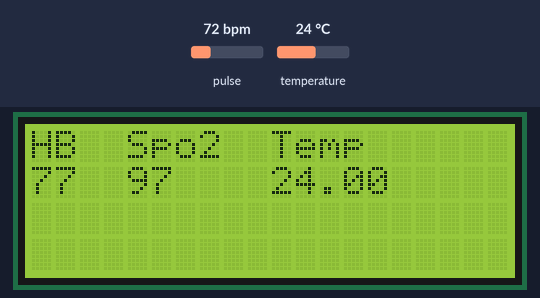
Recording of a sketch running on a simulated ESP32. Parts: 20×4 character LCD. The inputs (shaded band) are chosen by the test bench; at power-on: temperature 24 °C, pulse 72 bpm. WiFi joins after 1.5 s; servers stay silent unless stated; random numbers use the default seed unless the sketch sets one; what the sketch prints to the serial monitor is not drawn.

Above: at 3.0 s.
3.1 s: temperature set to 12 °C
At 4.4 s:
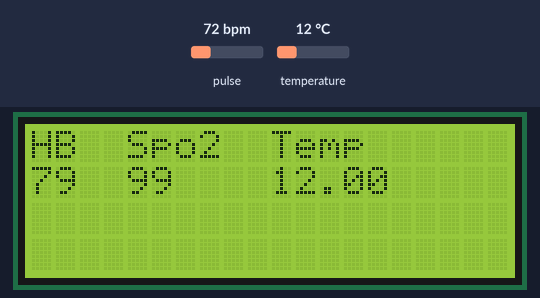
7.2 s: temperature set to 19 °C
At 8.6 s:
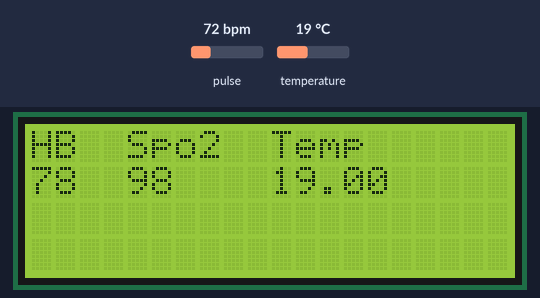
10.5 s: temperature set to 28 °C
At 16.4 s:
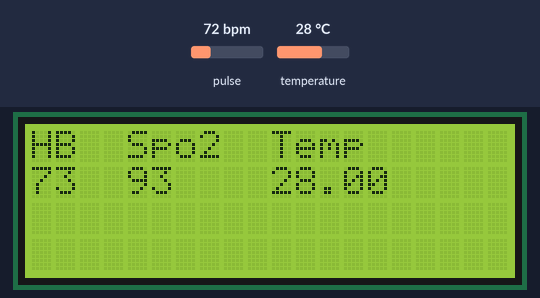
Timing chart, 0 to 17.9 s (numbered marks = the images above; inputs shaded):
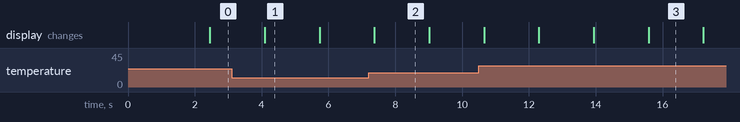

Measured:
- what the display in image 1 shows lasts 1.6 s, from 4.1 s to 5.7 s

The sketch:

ESP32_MAX30100_ds18b20_tx.ino
```cpp
#include <esp_now.h>
#include "esp_wifi.h"
#include <WiFi.h>
#include <Firebase_ESP_Client.h>
uint8_t broadcastAddress[] = {0x00, 0x70, 0x07, 0xe1, 0xfb, 0x44};
esp_now_peer_info_t peerInfo;
#define WIFI_SSID "Realme6"
#define WIFI_PASSWORD "12345678"
#define API_KEY "AIzaSyB6SA5CcXV7LiBJs7BG1UItV1VhJXgDMSQ"
#define DATABASE_URL "https://esp32-db-1c02a-default-rtdb.firebaseio.com/"
FirebaseData fbdo;
FirebaseAuth auth;
FirebaseConfig config;
#define USER_EMAIL "harshalgayakwad29072003@gmail.com"
#define USER_PASSWORD "H@rshal290703"
#include <Wire.h>
#include "MAX30105.h"
#include "heartRate.h"
#include <LiquidCrystal_I2C.h>
LiquidCrystal_I2C lcd(0x27, 20, 4);
MAX30105 particleSensor;

#include <OneWire.h>
#include <DallasTemperature.h>

const int SensorDataPin = 13;

OneWire oneWire(SensorDataPin);

DallasTemperature sensors(&oneWire);

const byte RATE_SIZE = 4;  //Increase this for more averaging. 4 is good.
byte rates[RATE_SIZE];     //Array of heart rates
byte rateSpot = 0;
long lastBeat = 0;  //Time at which the last beat occurred

float beatsPerMinute;
int beatAvg;
unsigned int randNumber = 0;
unsigned int spo2 = 0;
bool myData = 0;
 float temp = 0;

void OnDataSent(const wifi_tx_info_t *info, esp_now_send_status_t status) {
  Serial.print("\r\nLast Packet Send Status:\t");
  Serial.println(status == ESP_NOW_SEND_SUCCESS ? "Delivery Success" : "Delivery Fail");
}

void setup() {
  Serial.begin(9600);
sensors.begin();

  Serial.println("Initializing...");

  // Initialize sensor
  if (!particleSensor.begin(Wire, I2C_SPEED_FAST)) {
    Serial.println("MAX30102 was not found. Please check wiring/power. ");
    while (1)
      ;
  }
  Serial.println("Place your index finger on the sensor with steady pressure.");

  particleSensor.setup();                     //Configure sensor with default settings
  particleSensor.setPulseAmplitudeRed(0x0A);  //Turn Red LED to low to indicate sensor is running
  particleSensor.setPulseAmplitudeGreen(0);   //Turn off Green LED
  lcd.begin(20, 4);
  lcd.backlight();
  WiFi.mode(WIFI_STA);

  WiFi.begin(WIFI_SSID, WIFI_PASSWORD);

Serial.print("Connecting to WiFi");

while (WiFi.status() != WL_CONNECTED) {
  Serial.print(".");
  delay(300);
}

Serial.println();
Serial.println("WiFi Connected");
Serial.print("WiFi Channel: ");
Serial.println(WiFi.channel());
esp_wifi_set_channel(WiFi.channel(), WIFI_SECOND_CHAN_NONE);
config.api_key = API_KEY;
config.database_url = DATABASE_URL;
auth.user.email = USER_EMAIL;
auth.user.password = USER_PASSWORD;
Firebase.begin(&config, &auth);
Firebase.reconnectWiFi(true);

Serial.println("Firebase Connected");

  // Init ESP-NOW
  if (esp_now_init() != ESP_OK) {
    Serial.println("Error initializing ESP-NOW");
    return;
  }

  // Once ESPNow is successfully Init, we will register for Send CB to
  // get the status of Trasnmitted packet
  esp_now_register_send_cb(OnDataSent);
  // Register peer
  memcpy(peerInfo.peer_addr, broadcastAddress, 6);
  peerInfo.channel = WiFi.channel();
  peerInfo.encrypt = false;

  // Add peer
  if (esp_now_add_peer(&peerInfo) != ESP_OK){
    Serial.println("Failed to add peer");
    return;
  }
}

void loop() {
  long irValue = particleSensor.getIR();

  if (checkForBeat(irValue) == true) {
    //We sensed a beat!
    long delta = millis() - lastBeat;
    lastBeat = millis();

    beatsPerMinute = 60 / (delta / 1000.0);

    if (beatsPerMinute < 255 && beatsPerMinute > 20) {
      rates[rateSpot++] = (byte)beatsPerMinute;  //Store this reading in the array
      rateSpot %= RATE_SIZE;                     //Wrap variable

      //Take average of readings
      beatAvg = 0;
      for (byte x = 0; x < RATE_SIZE; x++)
        beatAvg += rates[x];
      beatAvg /= RATE_SIZE;
    }
  }

  //Serial.print("IR=");
  //Serial.print(irValue);
  //Serial.print(", BPM=");
  //Serial.print(beatsPerMinute);
  //Serial.print(", Avg BPM=");
  //Serial.print(beatAvg);

  if (irValue < 50000)
  {
    Serial.print(" No finger?");
beatAvg = 0;
spo2 = 0;
if (((beatAvg < 60)||(beatAvg >120) || (temp > 40) ||  (temp < 32)) && ((temp > 40) ||  (temp < 32) || (spo2<90)))
myData = 1;
else myData = 0;
delay(5000);
esp_err_t result = esp_now_send(broadcastAddress, (uint8_t *) &myData, sizeof(myData));
  }

  if (irValue > 50000)
  {
  randNumber = random(70, 80);
  // beatAvg = beatsPerMinute;
  Serial.println(randNumber);
  beatAvg = randNumber;
  Serial.print("Real BPM: ");
  Serial.println(beatAvg);
  spo2 = map(beatAvg, 70,80, 90,100);
  if( (((beatAvg < 60)||(beatAvg >120)) && (spo2<90)) || ( ((temp > 40)||(temp < 32)) && (spo2<90) ) )
  {
    delay(5000);
    myData = 1;
     esp_err_t result = esp_now_send(broadcastAddress, (uint8_t *) &myData, sizeof(myData));

  if (result == ESP_OK) {
    Serial.println("Sent with success");
  }
  else {
    Serial.println("Error sending the data");
  }
  }
  else {myData = 0;esp_err_t result = esp_now_send(broadcastAddress, (uint8_t *) &myData, sizeof(myData));Serial.println("All okay");}

  }

  Serial.println();
sensors.requestTemperatures();
    temp = sensors.getTempCByIndex(0);

     Serial.print("TEMP:  ");
  Serial.println(temp);

  lcd.setCursor(0, 0);
      lcd.print("HB");
     lcd.setCursor(4, 0);
      lcd.print("Spo2");
      lcd.setCursor(10, 0);
      lcd.print("Temp");


  lcd.setCursor(0, 1);
      lcd.print(beatAvg);
     lcd.setCursor(4, 1);
      lcd.print(spo2);
      lcd.setCursor(10, 1);
      lcd.print(temp);

if (Firebase.RTDB.setInt(&fbdo, "/DrowningSystem/HeartRate", beatAvg)) {
  Serial.println("HeartRate Uploaded");
} else {
  Serial.println(fbdo.errorReason());
}

if (Firebase.RTDB.setInt(&fbdo, "/DrowningSystem/SpO2", spo2)) {
  Serial.println("SpO2 Uploaded");
} else {
  Serial.println(fbdo.errorReason());
}

if (Firebase.RTDB.setFloat(&fbdo, "/DrowningSystem/Temperature", temp)) {
  Serial.println("Temperature Uploaded");
} else {
  Serial.println(fbdo.errorReason());
}

if (Firebase.RTDB.setBool(&fbdo, "/DrowningSystem/Alert", myData)) {
  Serial.println("Alert Uploaded");
} else {
  Serial.println(fbdo.errorReason());
}
if (Firebase.RTDB.setInt(&fbdo, "/Test/value", beatAvg)) {
  Serial.println("Firebase Upload Success");
}
else {
  Serial.println("Firebase Failed");
  Serial.println(fbdo.errorReason());
}

   esp_err_t result = esp_now_send(broadcastAddress, (uint8_t *) &myData, sizeof(myData));

  if (result == ESP_OK) {
    Serial.println("Sent with success");
  }
  else {
    Serial.println("Error sending the data");
  }

}
```
